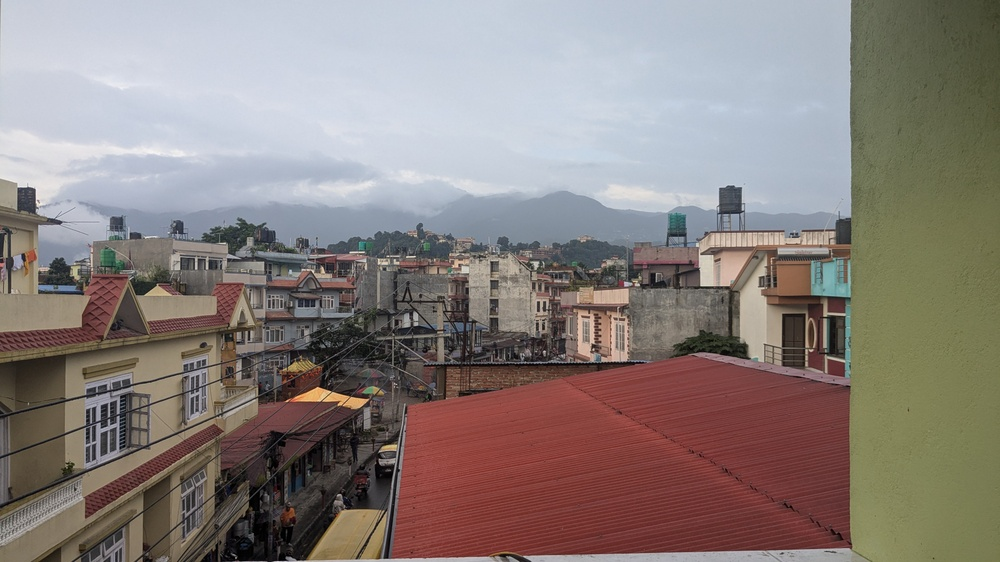
#> input picture right.jpg, 1000 x 562 px, shrunk from 4032 x 2268 before the run
$ jupyter execute main.ipynb
#> lines starting #> are read from the running program, lines starting #| are printed output that depends on the picture
[cell 1]
import cv2
import numpy as np
import matplotlib.pyplot as plt

[cell 2]
cv2.__version__

[cell 3]
img_ = cv2.imread('right.jpg')
#> img_ is the input picture: shape (562, 1000, 3); mean B, G, R 124.7, 128.6, 137.9
img1 = cv2.cvtColor(img_,cv2.COLOR_BGR2GRAY)
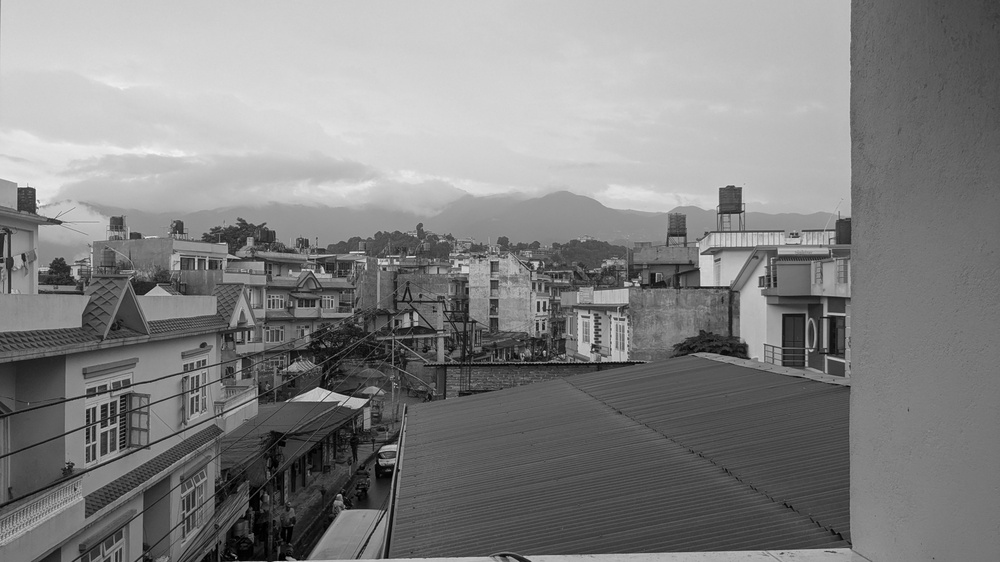
#> img1: shape (562, 1000); min 0, max 247, mean 130.9
img = cv2.imread('left.jpg')
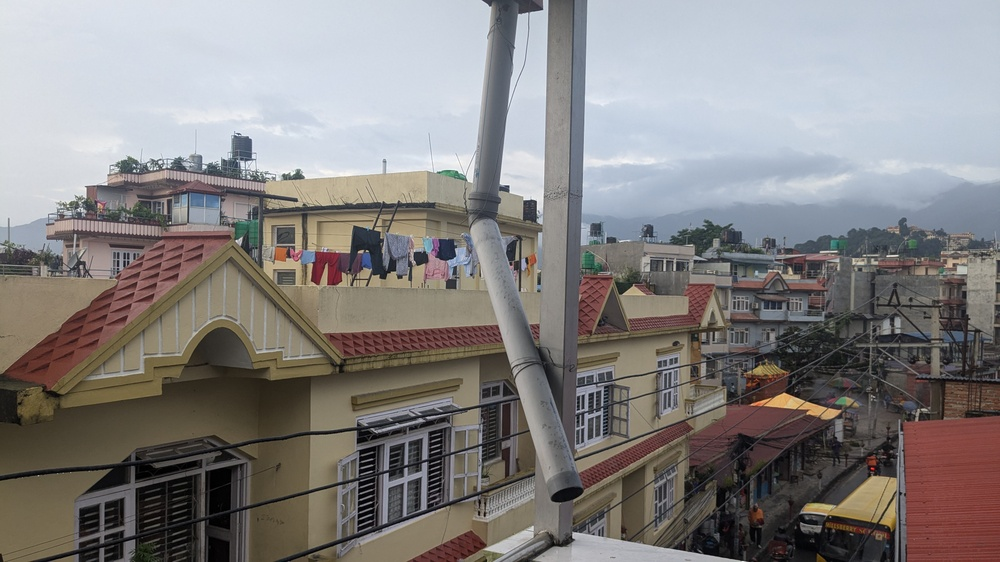
#> input picture left.jpg, 1000 x 562 px, shrunk from 4032 x 2268 before the run
#> img is the input picture: shape (562, 1000, 3); mean B, G, R 129.5, 130.3, 133.4
img2 = cv2.cvtColor(img,cv2.COLOR_BGR2GRAY)
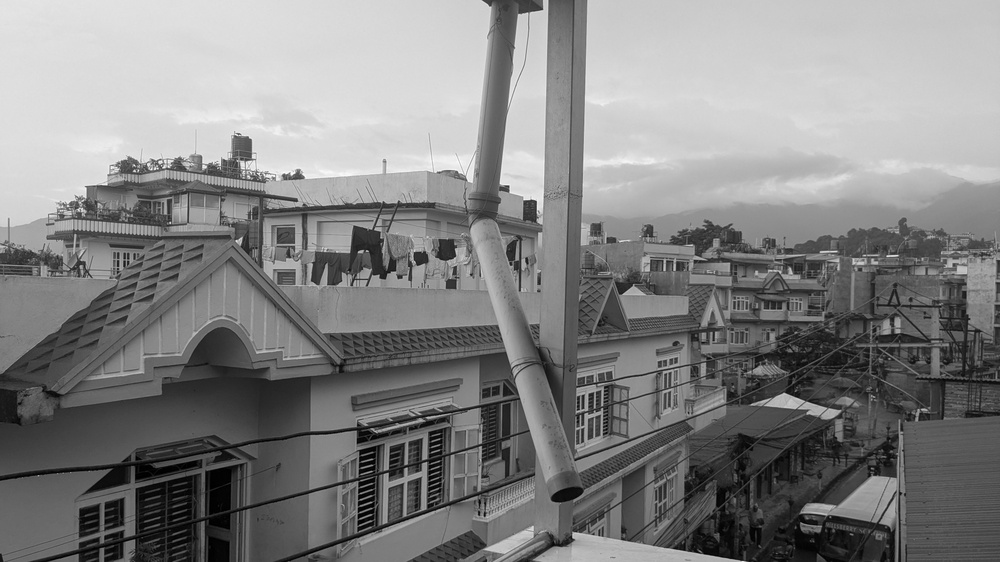
#> img2: shape (562, 1000); min 0, max 254, mean 131.1

[cell 4]
plt.imshow(img1)

[cell 5]
plt.imshow(img2)

[cell 6]
sift = cv2.xfeatures2d.SIFT_create()

kp1, des1 = sift.detectAndCompute(img1,None)
#> kp1 = 2267 keypoints; strongest (x, y, size): (811, 350, 2), (538, 310, 2.2), (317, 395, 11.3), (536, 264, 4.1)
kp2, des2 = sift.detectAndCompute(img2,None)
#> kp2 = 3069 keypoints; strongest (x, y, size): (243, 147, 14.6), (298, 176, 6.3), (160, 162, 2.2), (530, 207, 9.5)

[cell 7]
bf = cv2.BFMatcher()
matches = bf.knnMatch(des1, des2, k=10)
#> matches = 2267 matches

[cell 8]
# Apply ratio test
good = []
for m in matches:
    if m[0].distance < 0.5*m[1].distance:
        good.append(m)
#> after the loop, good = 261 matches
matches = np.asarray(good)

[cell 9]
if len(matches[:,0]) >= 4:
    src = np.float32([ kp1[m.queryIdx].pt for m in matches[:,0] ]).reshape(-1,1,2)
#> src = 261 rows, first 8: [19.26, 208.4], [19.98, 190.1], [30.6, 262.2], [93.81, 439.1], [93.9, 446], [93.97, 408.7], [102.4, 346.7], [105.8, 410]
    dst = np.float32([ kp2[m.trainIdx].pt for m in matches[:,0] ]).reshape(-1,1,2)
#> dst = 261 rows, first 8: [524.6, 218.6], [525.2, 202.2], [531.9, 264.8], [582.5, 423.9], [582.5, 429.7], [583, 396], [591.4, 340.6], [592.3, 398.1]
    H, masked = cv2.findHomography(src, dst, cv2.RANSAC, 5.0)
#> H = [[0.347, -0.0104, 512.8], [-0.176, 0.82, 48.53], [-0.000635, -2.93e-05, 1]]; masked = 261 values, max 1 at index 0, min 0 at index 207, mean 0.989
    print (H)
#| [[ 3.46732892e-01 -1.04110907e-02  5.12788820e+02]
#|  [-1.75923204e-01  8.19864476e-01  4.85296433e+01]
#|  [-6.35412273e-04 -2.93370301e-05  1.00000000e+00]]
else:
    raise AssertionError("Can't find enough keypoints.")

[cell 10]
dst = cv2.warpPerspective(img_,H,(img.shape[1] + img_.shape[1], img.shape[0]))
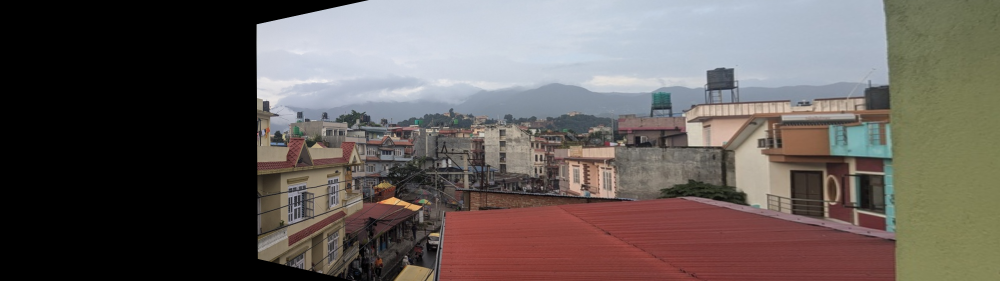
#> dst: shape (562, 2000, 3) (shown at 1/2 size); mean B, G, R 89.8, 93.1, 100.5
plt.subplot(122),plt.imshow(dst),plt.title("Warped Image")
plt.show()
plt.figure()
dst[0:img.shape[0], 0:img.shape[1]] = img
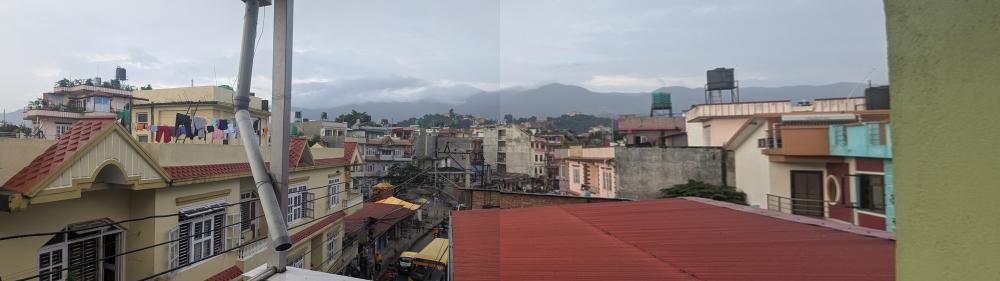
#> dst: shape (562, 2000, 3) (shown at 1/2 size); mean B, G, R 123.6, 127.6, 135
cv2.imwrite("output.jpg",dst)
plt.imshow(dst)
plt.show()
